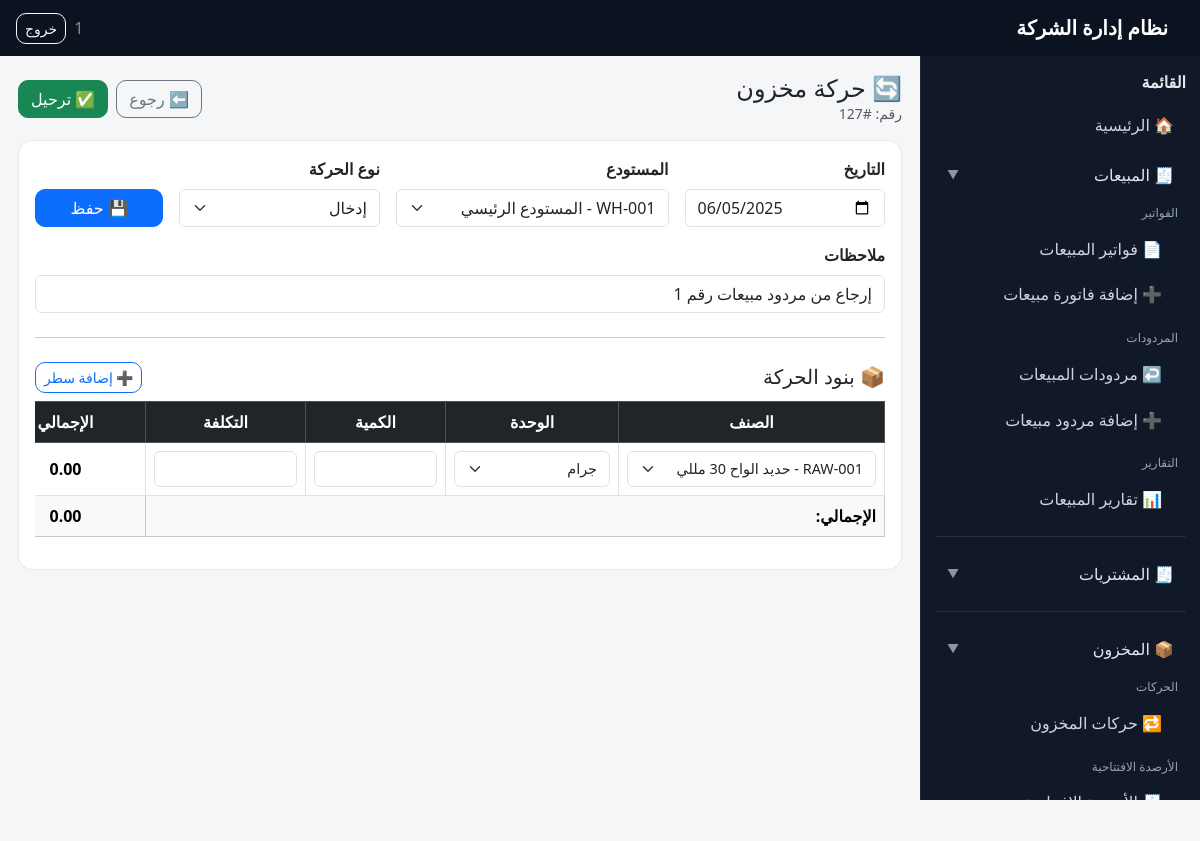
The page /app/inventory/transactions/127/edit/ (signed in) on the database its author committed.
### inventory/models.py (models this page shows, shortened)
class StockTransaction(models.Model):
    TRANSACTION_TYPES = [
        ('in', 'إدخال'),
        ('out', 'إخراج'),
        ('adjust', 'تسوية'),
    ]
    date = models.DateField()
    warehouse = models.ForeignKey(Warehouse, on_delete=models.CASCADE)
    transaction_type = models.CharField(max_length=10, choices=TRANSACTION_TYPES)
    related_account = models.ForeignKey(Account, on_delete=models.SET_NULL, null=True, blank=True)
    notes = models.CharField(max_length=250, blank=True, null=True)
    sales_invoice = models.ForeignKey("sales.SalesInvoice", on_delete=models.SET_NULL, null=True, blank=True)
    sales_return = models.ForeignKey("sales.SalesReturn", on_delete=models.SET_NULL, null=True, blank=True)
    purchase_invoice = models.ForeignKey('purchases.PurchaseInvoice', on_delete=models.SET_NULL, null=True, blank=True)
    purchase_return = models.ForeignKey('purchases.PurchaseReturn', on_delete=models.SET_NULL, null=True, blank=True)
    journal_entry = models.OneToOneField("accounts.JournalEntry", on_delete=models.SET_NULL, null=True, blank=True)
    is_posted = models.BooleanField(default=False, verbose_name="تم الترحيل؟")
    code = models.CharField(max_length=50, blank=True, null=True, unique=True)
    production_order = models.ForeignKey(
        'manufacturing.ProductionOrder',
        on_delete=models.CASCADE,
        null=True,
        blank=True,
        related_name='stock_transactions',
        verbose_name="أمر الإنتاج المرتبط"
    )
    class Meta:
        verbose_name = "حركة مخزون"
        verbose_name_plural = "حركات المخزون"

class Warehouse(models.Model):
    WAREHOUSE_TYPES = (
        ('main', 'رئيسي'),
        ('branch', 'فرعي'),
        ('external', 'خارجي'),
        ('raw', 'مواد خام'),
        ('wip', 'تحت التشغيل'),
        ('finished', 'منتج تام'),
        ('scrap', 'هالك'),
    )
    code = models.CharField(max_length=20, unique=True)
    name = models.CharField(max_length=100)
    region = models.CharField(max_length=100)
    warehouse_type = models.CharField(max_length=10, choices=WAREHOUSE_TYPES)
    inventory_account = models.ForeignKey(
        Account, on_delete=models.PROTECT, related_name='warehouses'
    )
    opening_balance_account = models.ForeignKey(
        Account,
        on_delete=models.PROTECT,
        null=True, blank=True,
        related_name='opening_balance_warehouses'
    )
    class Meta:
        verbose_name = "مستودع"
        verbose_name_plural = "المستودعات"
    production_cost_account = models.ForeignKey(
        Account,
        on_delete=models.PROTECT,
        null=True, blank=True,
        related_name='warehouse_production_cost',
        verbose_name='حساب تكلفة الإنتاج'
    )
    expense_allocation_account = models.ForeignKey(
        Account,
        on_delete=models.PROTECT,
        null=True, blank=True,
        related_name='warehouse_expense_allocation',
        verbose_name='حساب تحميل المصروفات'
    )
    def __str__(self):
        return f"{self.code} - {self.name}"

class StockTransactionItem(models.Model):
    transaction = models.ForeignKey(StockTransaction, on_delete=models.CASCADE, related_name="items")
    product = models.ForeignKey(Product, on_delete=models.CASCADE)
    quantity = models.DecimalField(max_digits=12, decimal_places=2)
    unit = models.ForeignKey(Unit, on_delete=models.SET_NULL, null=True, blank=True)
    cost = models.DecimalField(max_digits=12, decimal_places=2, null=True, blank=True)
    total_cost = models.DecimalField(max_digits=14, decimal_places=2, null=True, blank=True, editable=False)

class Product(models.Model):
    PRODUCT_TYPES = (
        ('raw', 'مواد خام'),
        ('semi', 'نصف مصنع'),
        ('finished', 'منتج نهائي'),
        ('SCRAP', 'خردة- سكراب'),
    )
    PRICING_METHODS = (
        ('fifo', 'الوارد أولاً يصرف أولاً'),
        ('average', 'متوسط التكلفة'),
    )
    code = models.CharField(max_length=20, unique=True)
    name = models.CharField(max_length=100)
    product_type = models.CharField(max_length=10, choices=PRODUCT_TYPES)
    base_unit = models.ForeignKey(Unit, on_delete=models.PROTECT, related_name='base_products', null=True, blank=True)
    large_unit = models.ForeignKey(Unit, related_name='large_unit_products', on_delete=models.PROTECT)
    small_unit = models.ForeignKey(Unit, related_name='small_unit_products', on_delete=models.PROTECT)
    conversion_factor = models.DecimalField(max_digits=10, decimal_places=4)
    class Meta:
        verbose_name = "منتج"
        verbose_name_plural = "المنتجات"
    pricing_method = models.CharField(
        max_length=10,
        choices=PRICING_METHODS,
        default='fifo',
        verbose_name='طريقة احتساب التكلفة'
    )
    bom_components = models.ManyToManyField(
        'inventory.Component',
        through='manufacturing.DefaultComponent',
        related_name='used_in_products'
    )
    average_cost = models.DecimalField(max_digits=10, decimal_places=2, default=Decimal('0.00'))
    def __str__(self):
        return f"{self.code} - {self.name}"

class Unit(models.Model):
    code = models.CharField(max_length=20, unique=True)
    name = models.CharField(max_length=50)
    is_base = models.BooleanField(default=False)
    parent_unit = models.ForeignKey('self', null=True, blank=True, on_delete=models.SET_NULL)
    conversion_factor = models.DecimalField(max_digits=10, decimal_places=4, null=True, blank=True)
    class Meta:
        verbose_name = "وحدة"
        verbose_name_plural = "الوحدات"
    def __str__(self):
        return self.name

### portal/views.py (the view, shortened to what this page needs)
# urls.py: path("app/inventory/transactions/<int:pk>/edit/", views.app_stock_tx_edit, name="app_stock_tx_edit"),
@login_required
def app_stock_tx_edit(request, pk):
    tx = get_object_or_404(StockTransaction.objects.select_related("warehouse"), pk=pk)
    locked = tx.is_posted
    warehouses = Warehouse.objects.all().order_by("name")
    products = Product.objects.all().order_by("name")
    units = Unit.objects.all().order_by("name")
    items = tx.items.select_related("product", "unit").all()
    return render(request, "inventory/reports/stock_tx_form.html", {
        "tx": tx,
        "locked": locked,
        "warehouses": warehouses,
        "products": products,
        "units": units,
        "items": items,
        "tx_types": StockTransaction.TRANSACTION_TYPES,
    })

### inventory/templates/inventory/reports/stock_tx_form.html (shortened to what this page needs)
{% extends "portal/base_app.html" %}
{% block content %}
<div class="d-flex justify-content-between align-items-center mb-3">
  <div>
    <h4 class="mb-0">🔄 حركة مخزون</h4>
    {% if tx %}<div class="text-muted small">رقم: #{{ tx.id }}</div>{% endif %}
  </div>
  <div class="d-flex gap-2">
    <a class="btn btn-outline-secondary" href="{% url 'app_stock_tx_list' %}">⬅️ رجوع</a>
    {% if tx %}
      {% if locked %}
        <a class="btn btn-warning" href="{% url 'app_stock_tx_unpost' tx.id %}">⛔ إلغاء الترحيل</a>
      {% else %}
        <a class="btn btn-success" href="{% url 'app_stock_tx_post' tx.id %}">✅ ترحيل</a>
      {% endif %}
    {% endif %}
  </div>
</div>
<div class="cardx">
  <form method="post">
    <div class="row g-3">
      <div class="col-md-3">
        <label class="form-label fw-bold">التاريخ</label>
        <input type="date" name="date"
               value="{% if tx %}{{ tx.date|date:'Y-m-d' }}{% endif %}"
               class="form-control" {% if locked %}disabled{% endif %} required>
      </div>
      <div class="col-md-4">
        <label class="form-label fw-bold">المستودع</label>
        <select name="warehouse" class="form-select" {% if locked %}disabled{% endif %} required>
          {% for w in warehouses %}
            <option value="{{ w.id }}" {% if tx and tx.warehouse_id == w.id %}selected{% endif %}>{{ w }}</option>
          {% endfor %}
        </select>
      </div>
      <div class="col-md-3">
        <label class="form-label fw-bold">نوع الحركة</label>
        <select name="transaction_type" class="form-select" {% if locked %}disabled{% endif %} required>
          {% for k,v in tx_types %}
            <option value="{{ k }}" {% if tx and tx.transaction_type == k %}selected{% endif %}>{{ v }}</option>
          {% endfor %}
        </select>
      </div>
      <div class="col-md-2 d-flex align-items-end justify-content-end">
        <button class="btn btn-primary w-100" {% if locked %}disabled{% endif %}>💾 حفظ</button>
      </div>
      <div class="col-12">
        <label class="form-label fw-bold">ملاحظات</label>
        <input name="notes" class="form-control" value="{% if tx %}{{ tx.notes }}{% endif %}" {% if locked %}disabled{% endif %}>
      </div>
    </div>
    <hr class="my-4">
    <div class="d-flex justify-content-between align-items-center mb-2">
      <h5 class="mb-0">📦 بنود الحركة</h5>
      <button type="button" class="btn btn-outline-primary btn-sm" onclick="addRow()" {% if locked %}disabled{% endif %}>➕ إضافة سطر</button>
    </div>
    <div class="table-responsive">
      <table class="table table-bordered align-middle text-center" id="itemsTable">
        <thead class="table-dark">
          <tr>
            <th style="min-width:240px">الصنف</th>
            <th style="min-width:160px">الوحدة</th>
            <th style="width:140px">الكمية</th>
            <th style="width:160px">التكلفة</th>
            <th style="width:160px">الإجمالي</th>
          </tr>
        </thead>
        <tbody>
          {% for it in items %}
          <tr>
            <td>
              <select name="product[]" class="form-select" {% if locked %}disabled{% endif %} required>
                {% for p in products %}
                  <option value="{{ p.id }}" {% if it.product_id == p.id %}selected{% endif %}>{{ p }}</option>
                {% endfor %}
              </select>
            </td>
            <td>
              <select name="unit[]" class="form-select" {% if locked %}disabled{% endif %}>
                {% for u in units %}
                  <option value="{{ u.id }}" {% if it.unit_id == u.id %}selected{% endif %}>{{ u }}</option>
                {% endfor %}
              </select>
            </td>
            <td><input name="qty[]" type="number" step="0.01" class="form-control qty" value="{{ it.quantity }}" {% if locked %}disabled{% endif %}></td>
            <td><input name="cost[]" type="number" step="0.01" class="form-control cost" value="{{ it.cost }}" {% if locked %}disabled{% endif %}></td>
            <td class="total-cell fw-bold">0</td>
          </tr>
          {% endfor %}
        </tbody>
        <tfoot class="table-light">
          <tr>
            <td colspan="4" class="text-end fw-bold">الإجمالي:</td>
            <td class="fw-bold" id="grandTotal">0</td>
          </tr>
        </tfoot>
      </table>
    </div>
  </form>
</div>
{% endblock %}

### portal/templates/portal/base_app.html (shortened to what this page needs)
<!doctype html>
<html lang="ar" dir="rtl">
<head>
  <link href="https://cdn.jsdelivr.net/npm/bootstrap@5.3.3/dist/css/bootstrap.min.css" rel="stylesheet">
  <link href="https://cdn.jsdelivr.net/npm/select2@4.1.0-rc.0/dist/css/select2.min.css" rel="stylesheet"/>
  <link href="https://cdn.jsdelivr.net/npm/select2-bootstrap-5-theme@1.3.0/dist/select2-bootstrap-5-theme.min.css" rel="stylesheet"/>
</head>
<body>
<nav class="navbar topbar">
  <div class="container-fluid px-3">
    <span class="navbar-brand text-white mb-0">نظام إدارة الشركة</span>
    <div class="d-flex align-items-center gap-2">
      <span class="text-white-50">{{ request.user.username }}</span>
      <a href="{% url 'logout' %}" class="btn btn-outline-light btn-sm">خروج</a>
    </div>
  </div>
</nav>
<div class="app-shell">
  <aside class="sidebar">
    <div class="title">القائمة</div>
    <a class="d-block mb-2" href="{% url 'app_home' %}">🏠 الرئيسية</a>
    <button class="nav-btn" type="button"
            data-bs-toggle="collapse"
            data-bs-target="#menuSales"
            aria-expanded="true">
      <span class="label">🧾 المبيعات</span>
      <span class="chev">▼</span>
    </button>
    <div class="collapse show sub" id="menuSales">
      <div class="section mt-2">الفواتير</div>
      <a href="{% url 'app_sales_invoice_list' %}">📄 فواتير المبيعات</a>
      <a href="{% url 'app_sales_invoice_create' %}">➕ إضافة فاتورة مبيعات</a>
      <div class="section">المردودات</div>
      <a href="{% url 'app_sales_return_list' %}">↩️ مردودات المبيعات</a>
      <a href="{% url 'app_sales_return_create' %}">➕ إضافة مردود مبيعات</a>
      <div class="section">التقارير</div>
      <a href="{% url 'app_sales_reports' %}">📊 تقارير المبيعات</a>
    </div>
    <hr class="border-secondary my-3">
    {% with p=request.path %}
    <button class="nav-btn" type="button"
            data-bs-toggle="collapse"
            data-bs-target="#menuPurchases"
            aria-expanded="{% if p|slice:':14' == '/app/purchases/' %}true{% else %}false{% endif %}">
      <span class="label">🧾 المشتريات</span>
      <span class="chev">▼</span>
    </button>
    <hr class="border-secondary my-3">
    {% endwith %}
    {% with p=request.path %}
    <button class="nav-btn" type="button"
            data-bs-toggle="collapse"
            data-bs-target="#menuInventory"
            aria-expanded="{% if '/app/inventory/' in p %}true{% else %}false{% endif %}">
      <span class="label">📦 المخزون</span>
      <span class="chev">▼</span>
    </button>
    <div class="collapse sub {% if '/app/inventory/' in p %}show{% endif %}" id="menuInventory">
      <div class="section mt-2">الحركات</div>
      <a class="{% if '/app/inventory/stock/' in p %}active{% endif %}"
        href="{% url 'app_stock_tx_list' %}">
        🔁 حركات المخزون
      </a>
      <div class="section">الأرصدة الافتتاحية</div>
      <a class="{% if '/app/inventory/opening-balances/' in p %}active{% endif %}"
        href="{% url 'app_opening_balance_list' %}">
        🧾 الأرصدة الافتتاحية
      </a>
    </div>
    {% endwith %}
  </aside>
  <main class="flex-grow-1" style="min-width:0;">
    <div class="content">
      {% block content %}{% endblock %}
    </div>
  </main>
</div>
</body>
</html>

### portal/templates/portal/base_app.html (style rules this page uses)
:root { --sb:#111827; --sb2:#0b1220; --sbHover:#1f2937; --txt:#e5e7eb; --muted:#94a3b8; --bg:#f5f6f8; }
body { background: var(--bg); }
.app-shell { min-height: 100vh; display:flex; width:100%; }
.sidebar { width: 280px; min-width: 280px; background: var(--sb); color: var(--txt); position: sticky; top: 0; height: calc(100vh - 56px); padding: 14px; overflow:auto; border-left: 1px solid rgba(255,255,255,.06); }
.topbar { background: var(--sb2); color:#fff; height: 56px; }
.content { padding: 18px; width: 100%; min-width: 0; overflow-x: auto; }
.sidebar .title { font-weight:700; margin-bottom: 10px; }
.sidebar a { color:#cbd5e1; text-decoration:none; display:block; padding: 9px 12px; border-radius: 10px; white-space: nowrap; }
.sidebar .section { font-size:12px; color: var(--muted); margin: 14px 8px 6px; }
.sidebar .nav-btn { width:100%; text-align:right; border:0; background: transparent; color: #e2e8f0; padding: 9px 12px; border-radius: 10px; display:flex; align-items:center; justify-content: space-between; }
.sidebar .nav-btn .label { color:#e2e8f0; }
.sidebar .nav-btn .chev { opacity:.6; font-size:12px; }
.sidebar .sub a { padding-right: 24px; margin-top: 4px; color:#cbd5e1; }
.btn { border-radius: 10px; }
.table-responsive { overflow-x:auto; -webkit-overflow-scrolling: touch; }
table { width:100%; }
#itemsTable { table-layout: auto !important; width: 100% !important; min-width: 980px; }
#itemsTable th, #itemsTable td { vertical-align: middle; white-space: nowrap; }
#itemsTable input.form-control, #itemsTable select.form-select { display:block !important; visibility: visible !important; opacity: 1 !important; width: 100% !important; min-width: 110px; height: 36px; padding: .35rem .5rem; font-size: .9rem; }
#itemsTable .qty, #itemsTable .price, #itemsTable .taxRate { min-width: 120px !important; }
input[type="number"] { direction: ltr; text-align: center; }
.navbar-brand { font-weight:700; }
#itemsTable { table-layout: fixed; }
#itemsTable th, #itemsTable td { vertical-align: middle; }
#itemsTable input, #itemsTable select { width: 100%; min-width: 90px; }
.form-select { background-position: left .75rem center !important; padding-left: 2.25rem !important; padding-right: .75rem !important; }
.sub a { display:block; padding:.55rem .75rem; border-radius:.5rem; text-decoration:none; }

### inventory/templates/inventory/reports/stock_tx_form.html (style rules this page uses)
.cardx { background:#fff;border:1px solid #e5e7eb;border-radius:14px;padding:16px }
.table td,.table th { vertical-align:middle }

### rows shown on the page
StockTransaction: id "127", date "06/05/2025", warehouse "WH-001 - المستودع الرئيسي", transaction_type "إدخال", notes "إرجاع من مردود مبيعات رقم 1"
StockTransactionItem: product.name "RAW-001 - حديد الواح 30 مللي", unit.name "جرام"

### other values the page prints
{{ request.user.username }} "1"
